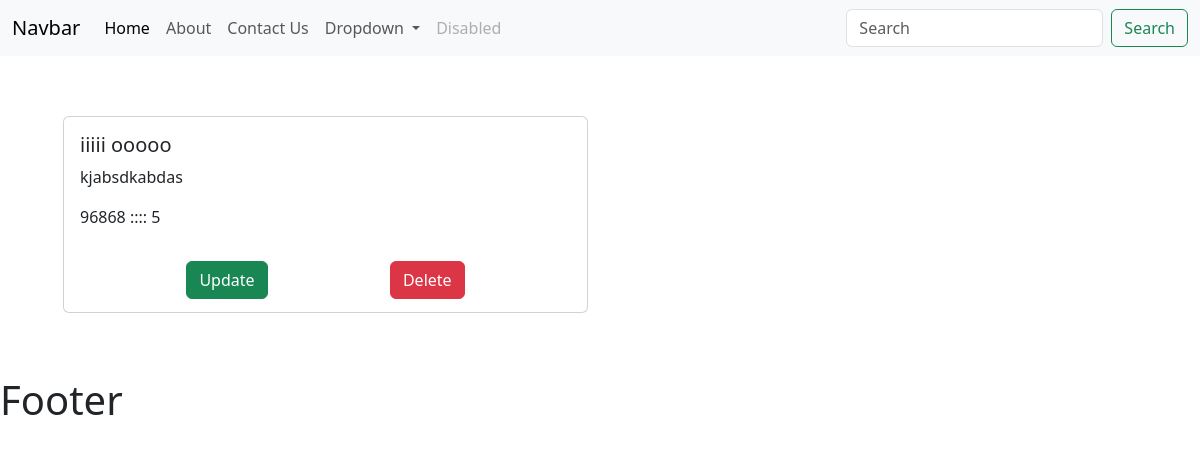
/contact, run on an earlier commit of the app's database.
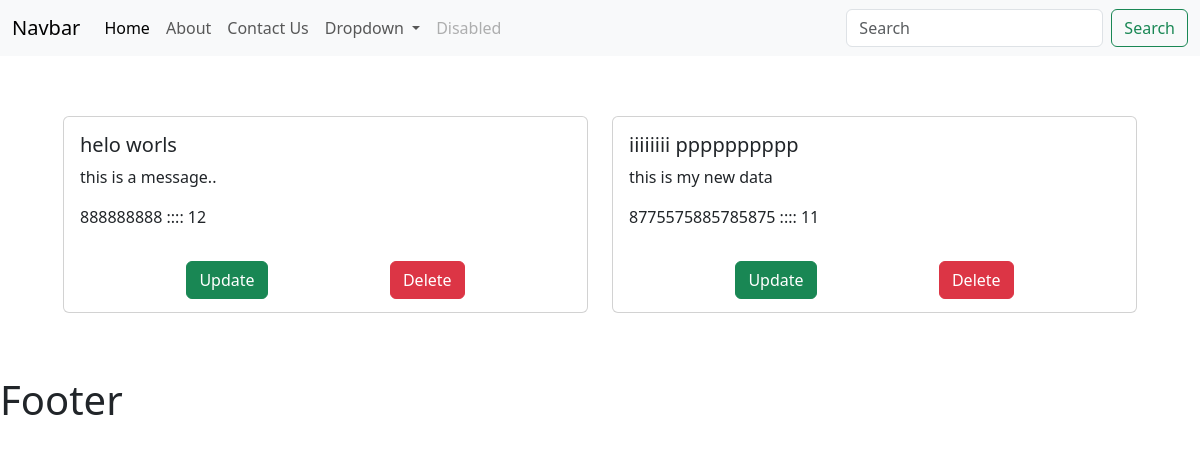
And on a later commit of the database.
### myapp/models.py (models this page shows)
class StudentsInfo(models.Model):
    stu_id = models.IntegerField()
    stu_f_name = models.CharField(max_length = 30)
    stu_l_name = models.CharField(max_length=30)
    phone_number = models.IntegerField()
    stu_message = models.TextField()

### myapp/views.py (the view)
# urls.py: path("contact", views.contact, name="xyz"),
def contact(request):
    mydata = StudentsInfo.objects.all().order_by('-id')
    print(mydata)
    return render(request, "contact.html", {"data" : mydata})

### templates/contact.html (shortened to what this page needs)
{% extends 'base.html' %}
{% block body %}
<div class="row" style="padding: 63px; margin-top: -25px;">
    {% for dt in data %}
    <div class="col-sm-6 mb-3 mb-sm-0">
      <div class="card" style="margin-top: 22px;">
        <div class="card-body">
          <h5 class="card-title">{{dt.stu_f_name}} {{dt.stu_l_name}}</h5>
          <p class="card-text">{{dt.stu_message}}</p>
          <p>{{dt.phone_number}} :::: {{dt.id}}</p>
        </div>
        <div style="display: flex; justify-content: space-evenly; margin-bottom: 13px;">
          <form action="showupdate/{{dt.id}}" method="post">
            <button type="submit" class="btn btn-success"> Update </button>
          </form>
          <form action="delete/{{dt.id}}" method="post">
            <button type="submit" class="btn btn-danger"> Delete </button>
          </form>
        </div>
      </div>
    </div>
    {% endfor %}
  </div>
{% endblock body %}

### templates/base.html (shortened to what this page needs)
<!DOCTYPE html>
<html lang="en">
<head>
    <link href="https://cdn.jsdelivr.net/npm/bootstrap@5.3.1/dist/css/bootstrap.min.css" rel="stylesheet">
</head>
<body>
    <nav class="navbar navbar-expand-lg bg-body-tertiary">
        <div class="container-fluid">
          <a class="navbar-brand" href="#">Navbar</a>
          <div class="collapse navbar-collapse" id="navbarSupportedContent">
            <ul class="navbar-nav me-auto mb-2 mb-lg-0">
              <li class="nav-item">
                <a class="nav-link active" aria-current="page" href="/">Home</a>
              </li>
              <li class="nav-item">
                <a class="nav-link" href="about-us">About</a>
              </li>
              <li class="nav-item">
                <a class="nav-link" href="contact">Contact Us</a>
              </li>
              <li class="nav-item dropdown">
                <a class="nav-link dropdown-toggle" href="#" role="button" data-bs-toggle="dropdown" aria-expanded="false">
                  Dropdown
                </a>
              </li>
              <li class="nav-item">
                <a class="nav-link disabled" aria-disabled="true">Disabled</a>
              </li>
            </ul>
            <form class="d-flex" role="search">
              <input class="form-control me-2" type="search" placeholder="Search" aria-label="Search">
              <button class="btn btn-outline-success" type="submit">Search</button>
            </form>
          </div>
        </div>
      </nav>
      <div>
        {% block body %}{% endblock body %}
      </div>
    <h1>Footer</h1>
</body>
</html>

What changed in the data, as far as the page shows it:
removed StudentsInfo: stu_f_name "iiiii", stu_l_name "ooooo", stu_message "kjabsdkabdas", phone_number "96868", id "5"
added StudentsInfo: stu_f_name "helo", stu_l_name "worls", stu_message "this is a message..", phone_number "888888888", id "12"
added StudentsInfo: stu_f_name "iiiiiiii", stu_l_name "pppppppppp", stu_message "this is my new data", phone_number "8775575885785875", id "11"
